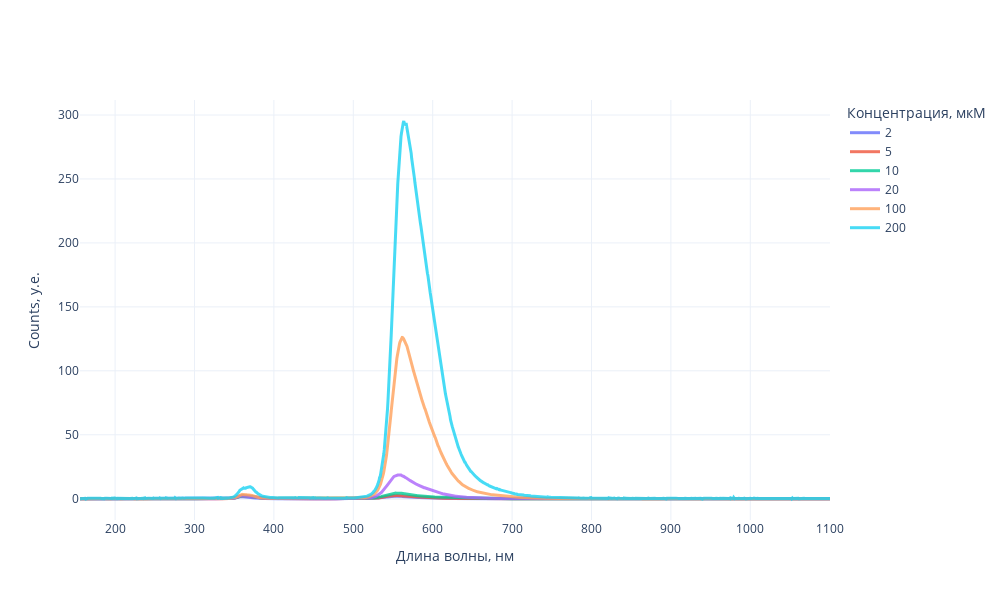

The notebook cell this image was saved under:
### Code cell
fig = go.Figure()

# две кривые
fig.add_trace(go.Scatter(x=R6['nm'], y=R6['I'] * 10**(0.005* 2) /1000, name="2", opacity=0.8,line={'width': 3}))
fig.add_trace(go.Scatter(x=R5['nm'], y=R5['I'] * 10**(0.005* 5)/1000, name="5", opacity=0.8,line={'width': 3}))
fig.add_trace(go.Scatter(x=R4['nm'], y=R4['I'] * 10**(0.005* 10)/1000, name="10", opacity=0.8,line={'width': 3}))
fig.add_trace(go.Scatter(x=R3['nm'], y=R3['I'] * 10**(0.005* 20)/1000, name="20", opacity=0.8,line={'width': 3}))
fig.add_trace(go.Scatter(x=R2['nm'], y=R2['I'] * 10**(0.005* 100)/1000, name="100", opacity=0.8,line={'width': 3}))
fig.add_trace(go.Scatter(x=R1['nm'], y=R1['I'] * 10**(0.005* 200)/1000, name="200", opacity=0.8,line={'width': 3}))

# fig.add_trace(go.Scatter(x=Abs6['нм'], y=Abs6['Abs'], name="Abs6", opacity=0.8,line={'width': 2}))

# fig.add_trace(go.Scatter(x=Abs8['нм'], y=Abs8['Abs'], name="Abs8", opacity=0.8,line={'width': 2}))
# свойства графика
fig.update_layout(
    height=600, width=1000,  # размер фигуры
    # title_text='Скорректированные спектры флуоресценции родамина при различных концентрациях',
    # title_text=r'$\sqrt{(n_\text{c}(t|{T_\text{early}}))}$',
    title_font_size=20,
    yaxis_title='Counts, у.е.' ,
    xaxis_title="Длина волны, нм" ,
    legend_title_text = 'Концентрация, мкМ'
    # xaxis_rangeslider_visible=True  # слайдер
)
fig.update_xaxes(
    # range=[500, 4000],  # ограничение графика
    zeroline=True,  # рисовать линию x=0
    zerolinewidth=2  # толщина линии x=0
)
# fig.update_yaxes( range= [0, 0.7])

fig.show()

### Figure 1 — Plotly figure (JSON) as saved in the notebook; plotly's stock layout.template omitted (floating-point values rounded to 4 significant figures; data arrays with more than 128 entries replaced by an {"elided": "..."} marker saying what was removed)
{"data": [{"line": {"width": 3}, "name": "2", "opacity": 0.8, "type": "scatter", "x": {"elided": "1637 float values"}, "y": {"elided": "1637 float values"}}, {"line": {"width": 3}, "name": "5", "opacity": 0.8, "type": "scatter", "x": {"elided": "1637 float values"}, "y": {"elided": "1637 float values"}}, {"line": {"width": 3}, "name": "10", "opacity": 0.8, "type": "scatter", "x": {"elided": "1637 float values"}, "y": {"elided": "1637 float values"}}, {"line": {"width": 3}, "name": "20", "opacity": 0.8, "type": "scatter", "x": {"elided": "1637 float values"}, "y": {"elided": "1637 float values"}}, {"line": {"width": 3}, "name": "100", "opacity": 0.8, "type": "scatter", "x": {"elided": "1637 float values"}, "y": {"elided": "1637 float values"}}, {"line": {"width": 3}, "name": "200", "opacity": 0.8, "type": "scatter", "x": {"elided": "1637 float values"}, "y": {"elided": "1637 float values"}}], "layout": {"height": 600, "legend": {"title": {"text": "Концентрация, мкМ"}}, "title": {"font": {"size": 20}}, "width": 1000, "xaxis": {"title": {"text": "Длина волны, нм"}, "zeroline": true, "zerolinewidth": 2}, "yaxis": {"title": {"text": "Counts, у.е."}}}}
